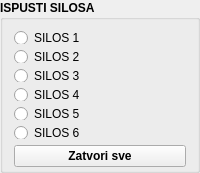
         <widget class="QGroupBox" name="groupBox_2">
          <property name="font">
           <font>
            <pointsize>9</pointsize>
            <weight>75</weight>
            <bold>true</bold>
           </font>
          </property>
          <property name="title">
           <string>ISPUSTI SILOSA</string>
          </property>
          <layout class="QVBoxLayout" name="verticalLayout_10">
           <property name="bottomMargin">
            <number>3</number>
           </property>
           <item>
            <widget class="QRadioButton" name="srednji_ispusti_1">
             <property name="maximumSize">
              <size>
               <width>16777215</width>
               <height>13</height>
              </size>
             </property>
             <property name="font">
              <font>
               <pointsize>9</pointsize>
               <weight>50</weight>
               <bold>false</bold>
              </font>
             </property>
             <property name="text">
              <string>SILOS 1</string>
             </property>
            </widget>
           </item>
           <item>
            <widget class="QRadioButton" name="srednji_ispusti_2">
             <property name="maximumSize">
              <size>
               <width>16777215</width>
               <height>13</height>
              </size>
             </property>
             <property name="font">
              <font>
               <pointsize>9</pointsize>
               <weight>50</weight>
               <bold>false</bold>
              </font>
             </property>
             <property name="text">
              <string>SILOS 2</string>
             </property>
            </widget>
           </item>
           <item>
            <widget class="QRadioButton" name="srednji_ispusti_3">
             <property name="maximumSize">
              <size>
               <width>16777215</width>
               <height>13</height>
              </size>
             </property>
             <property name="font">
              <font>
               <pointsize>9</pointsize>
               <weight>50</weight>
               <bold>false</bold>
              </font>
             </property>
             <property name="text">
              <string>SILOS 3</string>
             </property>
            </widget>
           </item>
           <item>
            <widget class="QRadioButton" name="srednji_ispusti_4">
             <property name="maximumSize">
              <size>
               <width>16777215</width>
               <height>13</height>
              </size>
             </property>
             <property name="font">
              <font>
               <pointsize>9</pointsize>
               <weight>50</weight>
               <bold>false</bold>
              </font>
             </property>
             <property name="text">
              <string>SILOS 4</string>
             </property>
            </widget>
           </item>
           <item>
            <widget class="QRadioButton" name="srednji_ispusti_5">
             <property name="maximumSize">
              <size>
               <width>16777215</width>
               <height>13</height>
              </size>
             </property>
             <property name="font">
              <font>
               <pointsize>9</pointsize>
               <weight>50</weight>
               <bold>false</bold>
              </font>
             </property>
             <property name="text">
              <string>SILOS 5</string>
             </property>
            </widget>
           </item>
           <item>
            <widget class="QRadioButton" name="srednji_ispusti_6">
             <property name="maximumSize">
              <size>
               <width>16777215</width>
               <height>13</height>
              </size>
             </property>
             <property name="font">
              <font>
               <pointsize>9</pointsize>
               <weight>50</weight>
               <bold>false</bold>
              </font>
             </property>
             <property name="text">
              <string>SILOS 6</string>
             </property>
            </widget>
           </item>
           <item>
            <widget class="QPushButton" name="srednji_dugme_zatvorisve">
             <property name="text">
              <string>Zatvori sve</string>
             </property>
            </widget>
           </item>
          </layout>
          <zorder>srednji_ispusti_6</zorder>
          <zorder>srednji_ispusti_5</zorder>
          <zorder>srednji_ispusti_4</zorder>
          <zorder>srednji_ispusti_3</zorder>
          <zorder>srednji_ispusti_2</zorder>
          <zorder>srednji_ispusti_1</zorder>
          <zorder>srednji_dugme_zatvorisve</zorder>
         </widget>
